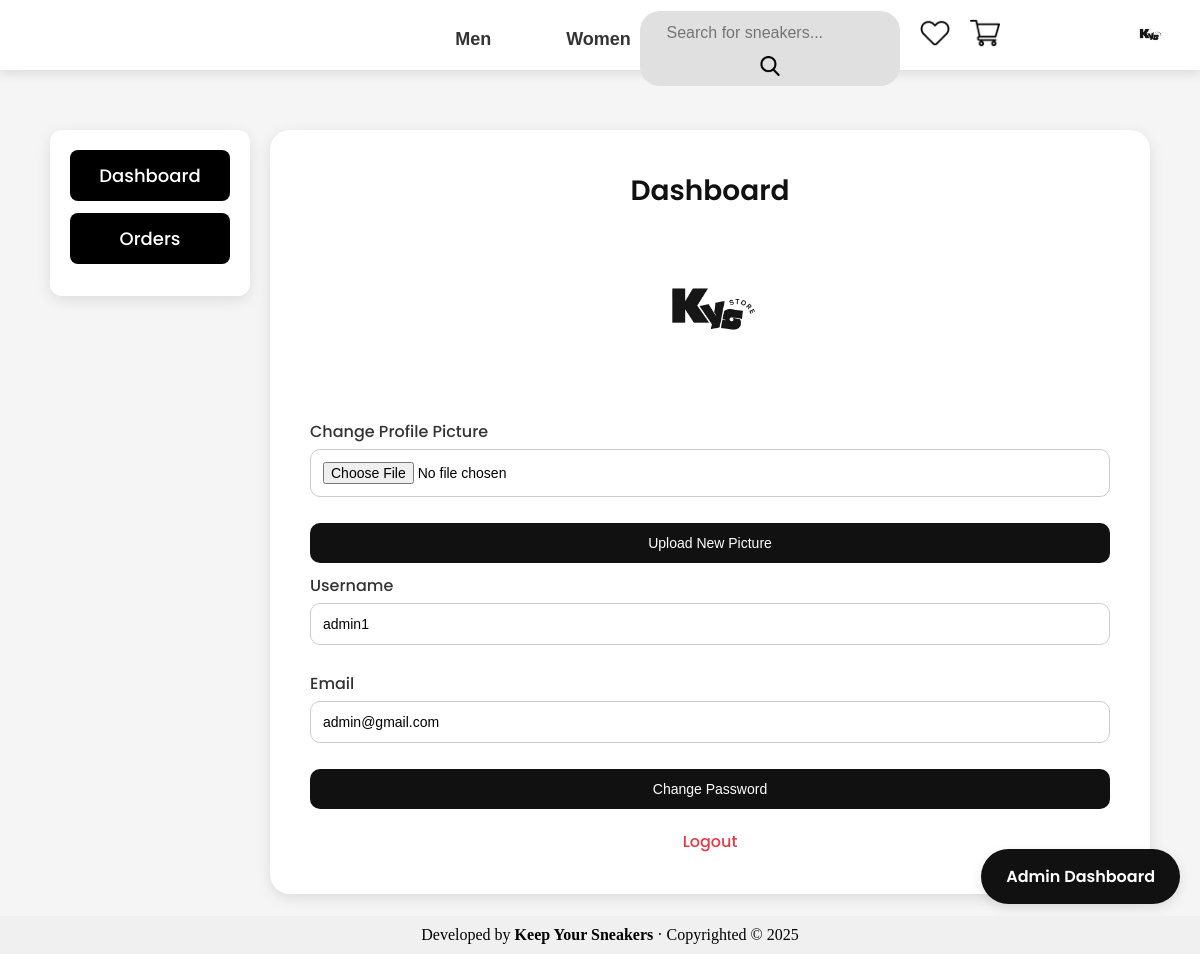
/user/dashboard.php (signed in), run on the app's committed database.
### tables this page shows
CREATE TABLE `users` (
  `id` int(11) NOT NULL,
  `username` varchar(100) NOT NULL,
  `email` varchar(255) NOT NULL,
  `password` varchar(255) NOT NULL,
  `created_at` timestamp NOT NULL DEFAULT current_timestamp(),
  `is_admin` tinyint(1) DEFAULT 0,
  `profile_picture` varchar(100) DEFAULT NULL,
  `failed_attempts` int(11) DEFAULT 0,
  `last_attempt_time` datetime DEFAULT NULL
);

### user/dashboard.php (the view, shortened to what this page needs)
<?php
include '../_head.php';
include '../db.php';
$stmt = $pdo->prepare("SELECT username, email, profile_picture, is_admin FROM users WHERE id = :id");
$stmt->bindParam(':id', $_SESSION['user_id'], PDO::PARAM_INT);
$stmt->execute();
$user = $stmt->fetch(PDO::FETCH_ASSOC);
?>
<!DOCTYPE html>
<html lang="en">
<head>
</head>
<body>
    <div class="dashboard-container-wrapper">
        <div class="main-container">
            <div class="button-container">
                <a href="dashboard.php">Dashboard</a>
                <a href="orders.php">Orders</a>
            </div>
            <div class="dashboard-container">
                <h2>Dashboard</h2>
                <?php
                $profile_picture_path = $user['profile_picture'] ? "../profilepic/" . htmlspecialchars($user['profile_picture']) : "../profilepic/default-profile-icon.png";
                ?>
                <img src="<?php echo $profile_picture_path; ?>" alt="Profile Picture" width="150" height="150">
                <form action="upload_profile_picture.php" method="POST" enctype="multipart/form-data">
                    <label for="profile_picture">Change Profile Picture</label>
                    <input type="file" id="profile_picture" name="profile_picture" accept="image/*" required>
                    <button type="submit">Upload New Picture</button>
                </form>
                <form method="POST">
                    <label for="username">Username</label>
                    <input type="text" id="username" name="username" value="<?php echo htmlspecialchars($user['username']); ?>" readonly>
                    <label for="email">Email</label>
                    <input type="email" id="email" name="email" value="<?php echo htmlspecialchars($user['email']); ?>" readonly>
                    <button type="button" onclick="window.location.href='change_password.php';">
                        Change Password
                    </button>
                </form>
                <a href="../logout.php" class="logout-link">Logout</a>
            </div>
        </div>
    </div>
    <div class="admin-dashboard-btn" onclick="window.location.href='../admin/admin_dashboard.php';">
        Admin Dashboard
    </div>
    <?php include '../_foot.php'; ?>
</body>
</html>

### _head.php (shortened to what this page needs)
<?php
$profile_picture_path = '/profilepic/default-profile-icon.png';
if (isset($_SESSION['user_id'])) {
    include __DIR__ . '/db.php';
    try {
        $stmt = $pdo->prepare("SELECT profile_picture FROM users WHERE id = :user_id");
        $stmt->bindParam(':user_id', $_SESSION['user_id'], PDO::PARAM_INT);
        $stmt->execute();
        $profile_picture = $stmt->fetchColumn();
        if ($profile_picture) {
            $profile_picture_full_path = $_SERVER['DOCUMENT_ROOT'] . '/profilepic/' . $profile_picture;
            if (file_exists($profile_picture_full_path)) {
                $profile_picture_path = '/profilepic/' . $profile_picture;
            } else {
                echo 'Profile picture not found: ' . $profile_picture_full_path;
            }
        }
    } catch (PDOException $e) {
    }
}
?>
<!DOCTYPE html>
<html lang="en">
<head>
    <link rel="stylesheet" href="/css/app.css" />
</head>
<body>
    <header>
        <div class="logo">
        </div>
        <nav>
            <a href="/search.php?query=&category=1" class="nav-btn">Men</a>
            <a href="/search.php?query=&category=2" class="nav-btn">Women</a>
            <a href="/search.php?query=&category=3" class="nav-btn">Kids</a>
        </nav>
        <div class="right-header">
            <div class="signin-container">
                <?php if (isset($_SESSION['user_id'])): ?>
                    <div class="profile-dropdown">
                        <a href="/user/dashboard.php" class="profile-link">
                            <img src="<?= $profile_picture_path ?>" alt="Profile" class="profile-icon" />
                        </a>
                    </div>
                <?php else: ?>
                    <a href="login.php" class="signin-btn">Sign In</a>
                <?php endif; ?>
            </div>
            <form action="/search.php" method="GET" class="search-form">
                <input type="text" name="query" placeholder="Search for sneakers..." required />
                <button type="submit">
                    <div class="searchlogo">
                        <img src="/images/search.png" alt="Search" />
                    </div>
                </button>
            </form>
            <a href="/wishlist.php">
                <img src="/images/wishlist-black.png" alt="Wishlist" class="header-wishlist-button" />
            </a>
            <a href="/cart.php">
                <img src="/images/cart.png" alt="Cart" class="cart-button" />
            </a>
        </div>
    </header>
</body>
</html>

### css/app.css (style rules this page uses)
body, h1, h2, h3, p, ul, li { margin: 0; padding: 0; box-sizing: border-box; }
header { font-family: 'Montserrat', sans-serif; text-align: center; padding: 20px 0; background-color: #fff; box-shadow: 0px 4px 10px rgba(0, 0, 0, 0.1); height: 30px; position: relative; }
.signin-container { margin-left: auto; }
nav { font-family: 'Montserrat', sans-serif; display: flex; justify-content: center; gap: 15px; padding: 10px 0; }
.nav-btn { text-decoration: none; font-size: 18px; font-weight: bold; background: none; color: #333; padding: 10px 30px; border: none; transition: color 0.3s ease; position: relative; bottom: 85px; }
.nav-btn::after { content: ""; position: absolute; left: 50%; bottom: 0; width: 0; height: 2px; background-color: #333; transition: width 0.3s ease, left 0.3s ease; }
.signin-container { position: absolute; top: 20px; right: 20px; display: flex; align-items: center; }
.profile-link { display: flex; align-items: center; justify-content: center; }
.profile-icon { width: 40px; height: 40px; border-radius: 50%; object-fit: cover; transition: 0.3s ease-in-out; position: absolute; top: -5px; right: 10px; }
.search-form { position: absolute; top: 11px; right: 300px; align-items: center; background: #e0e0e0; border-radius: 20px; padding: 5px; width: 250px; }
.search-form input { border: none; outline: none; padding: 8px; font-size: 16px; flex-grow: 1; border-radius: 20px; background-color: #e0e0e0; }
.search-form button { background: none; border: none; cursor: pointer; font-size: 18px; padding: 5px; }
.search-form img { max-width: 20px; max-height: 20px; margin-left: -30px; margin-top: -3px; margin: 0; padding: 0; vertical-align: middle; }
.cart-button { width: 30px; height: 30px; position: absolute; top: 18px; right: 200px; }
.header-wishlist-button { width: 30px; height: 30px; position: absolute; top: 18px; right: 250px; }

### data on the page
users: profile_picture (picture), username "admin1", email "admin@gmail.com"
